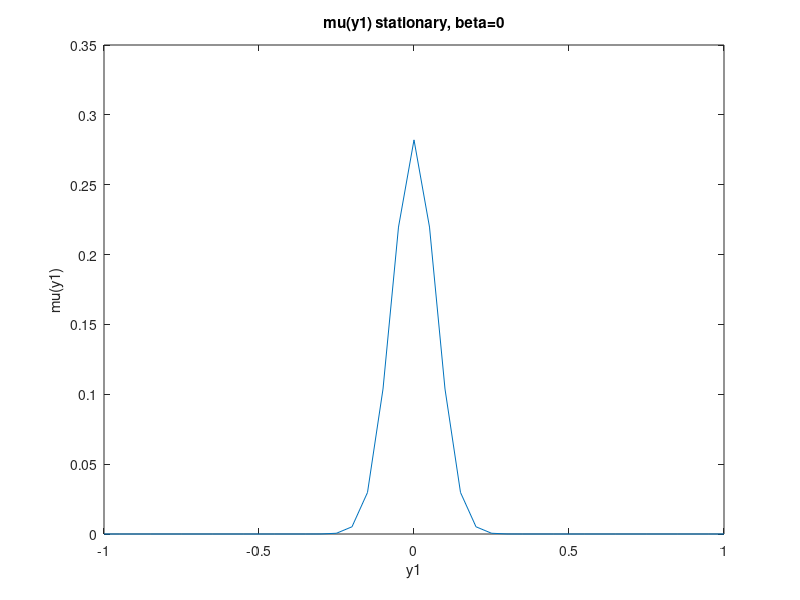

Here is the MATLAB script that generated this plot:
%Density from Nourian_Perturbation paper, beta=0, c=3, lambda=1/3, Nourian
%cost, steady state

normalize=true
sigma=0.1
s_2=sigma^2/2

num_y=41 %needs to be odd

delta_y=0.05

y_min=-(num_y-1)/2*delta_y;
y_max=(num_y-1)/2*delta_y;
y_grid=linspace(y_min,y_max,num_y);

mu=1/(2*pi*s_2)^(0.5)*exp(-(y_grid).^2/(2*s_2));

if normalize
    mu=mu/sum(mu);
end

plot(y_grid,mu)
title('mu(y1) stationary, beta=0')
xlabel('y1')
ylabel('mu(y1)')